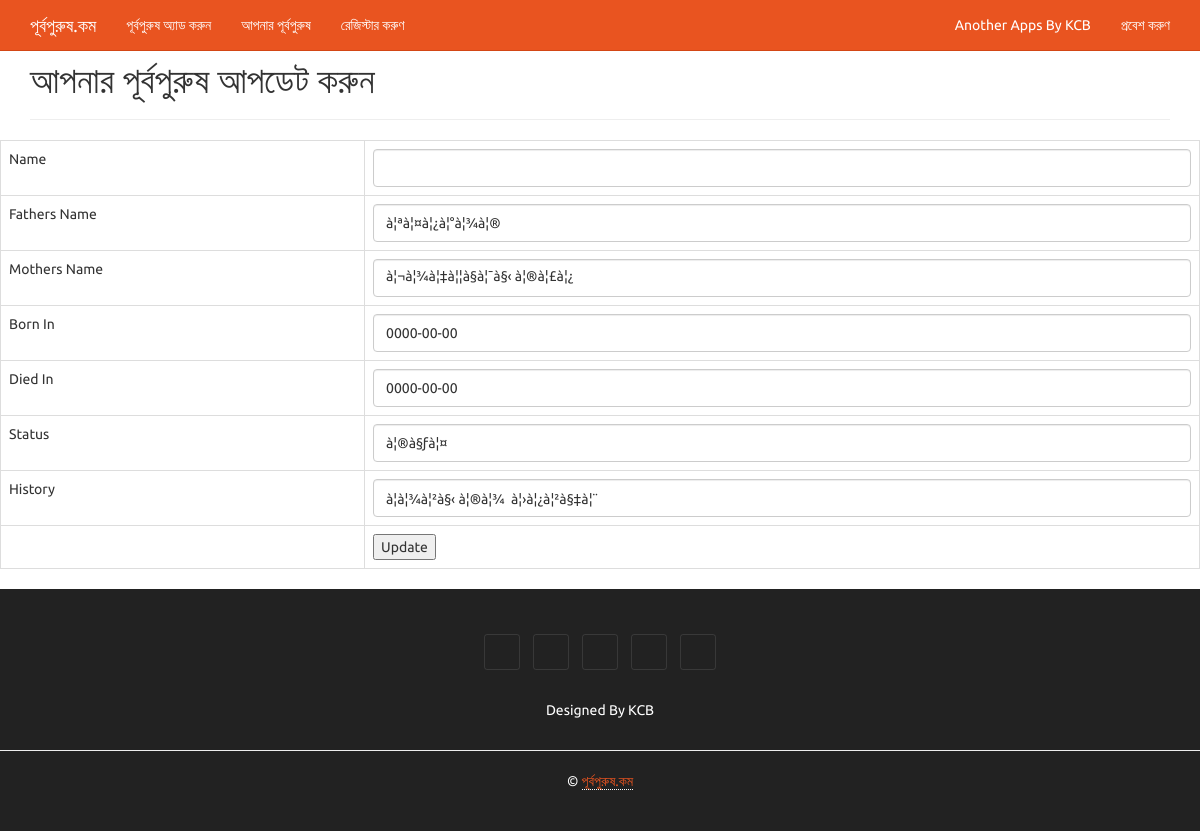
The page /edit.php?id=6 (signed in) on the database its author committed.
### tables this page shows
CREATE TABLE `purbopuruses` (
  `id` int(11) NOT NULL,
  `purbopurus_name` varchar(122) NOT NULL,
  `fathers_name` varchar(122) NOT NULL,
  `mothers_name` varchar(122) NOT NULL,
  `born_in` date DEFAULT NULL,
  `died_in` date DEFAULT NULL,
  `status` varchar(20) NOT NULL,
  `history` text,
  `login_id` int(11) NOT NULL
);

### edit.php (the view, shortened to what this page needs)
<?php
include_once("connection.php");
?>
<?php
$id = $_GET['id'];
$result = mysqli_query($mysqli, "SELECT * FROM purbopuruses WHERE id=$id");
while($res = mysqli_fetch_array($result))
{
	$purbopurus_name = $res['purbopurus_name '];
	$fathers_name = $res['fathers_name'];
	$mothers_name = $res['mothers_name'];
	$born_in = $res['born_in'];
	$died_in = $res['died_in'];
	$status = $res['status'];
	$history = $res['history'];
}
?>
<?php include "header.php"; ?>
    <div class="container">
      <div class="page-header" id="banner">
        <div class="row">
          <div class="col-lg-8 col-md-7 col-sm-6">
            <h1>আপনার পূর্বপুরুষ আপডেট করুন</h1>
          </div>
        </div>
      </div>
  </div>
	<form id='update-product-form' name="form1" method="post" action="edit.php">
		<table class='table table-bordered table-hover'>
			<tr>
			<tr>
				<td>Name</td>
				<td><input type="text" name="purbopurus_name"  class='form-control' value="<?php echo $purbopurus_name;?>"></td>
			</tr>
			</tr>
			<tr>
				<td>Fathers Name</td>
				<td><input type="text" name="fathers_name"  class='form-control' value="<?php echo $fathers_name;?>"></td>
			</tr>
			<tr>
				<td>Mothers Name</td>
				<td><input type="text" name="mothers_name" class='form-control' value="<?php echo $mothers_name;?>"></td>
			</tr>
			<tr>
				<td>Born In</td>
				<td><input type="text" name="born_in" class='form-control' value="<?php echo $born_in;?>"></td>
			</tr>
			<tr>
				<td>Died In</td>
				<td><input type="text" name="died_in"  class='form-control' value="<?php echo $died_in;?>"></td>
			</tr>
			<tr>
				<td>Status</td>
				<td><input type="text" name="status"  class='form-control' value="<?php echo $status;?>"></td>
			</tr>
			<tr>
				<td>History</td>
				<td><input type="text" name="history"  class='form-control' value="<?php echo $history;?>"></td>
			</tr>
			<tr>
				<td><input type="hidden" name="id" value=<?php echo $_GET['id'];?>></td>
				<td>
				<input type="submit" name="Submit" value="Update"></td>
			</tr>
		</table>
	</form>
<?php include "footer.php"; ?>

### rows shown on the page
purbopuruses: fathers_name "à¦ªà¦¤à¦¿à¦°à¦¾à¦®", mothers_name "à¦¬à¦¾à¦‡à¦¦à§à¦¯à§‹ à¦®à¦£à¦¿", born_in "0000-00-00", died_in "0000-00-00", status "à¦®à§ƒà¦¤", history "à¦­à¦¾à¦²à§‹ à¦®à¦¾ à¦›à¦¿à¦²à§‡à¦¨"
